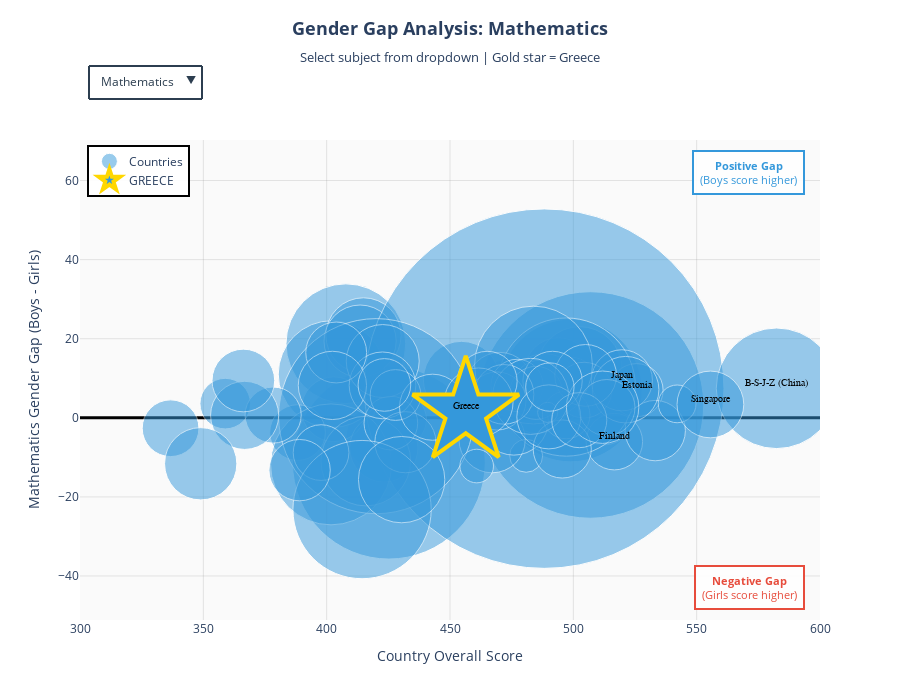

The notebook cell this image was saved under:
### Code cell
# Interactive Plot 2: Gender Gap Analysis - Subject Selector
# Prepare comprehensive data for scatter plot
scatter_data = []

for country in df_clean['CNT'].unique():
    country_df = df_clean[df_clean['CNT'] == country]

    # Calculate overall score
    overall_score = country_scores.loc[country, 'Overall']
    n_students = len(country_df)

    # Get gender gaps for each subject
    math_gap = gender_gap.loc[country, 'Math_Gap']
    reading_gap = gender_gap.loc[country, 'Reading_Gap']
    science_gap = gender_gap.loc[country, 'Science_Gap']

    scatter_data.append({
        'Country': country,
        'Overall_Score': overall_score,
        'Math_Gap': math_gap,
        'Reading_Gap': reading_gap,
        'Science_Gap': science_gap,
        'N_Students': n_students,
        'Is_Greece': 'Greece' if country == 'Greece' else 'Other'
    })

scatter_df = pd.DataFrame(scatter_data)

# Create animated scatter plot using Plotly
fig2 = go.Figure()

# Add trace for each subject with animation buttons
subjects = [('Math_Gap', 'Mathematics', '#3498db'),
            ('Reading_Gap', 'Reading', '#e74c3c'),
            ('Science_Gap', 'Science', '#2ecc71')]

# Countries to label (Greece + top 5 performers)
countries_to_label = ['Greece', 'B-S-J-Z (China)', 'Singapore', 'Estonia', 'Finland', 'Japan']

for i, (gap_col, subject_name, color) in enumerate(subjects):
    # Create separate traces for Greece and other countries
    other_countries = scatter_df[scatter_df['Is_Greece'] == 'Other']
    greece_data = scatter_df[scatter_df['Is_Greece'] == 'Greece']

    # Other countries trace (bubbles only)
    fig2.add_trace(go.Scatter(
        x=other_countries['Overall_Score'],
        y=other_countries[gap_col],
        mode='markers',
        name='Countries',
        marker=dict(
            size=other_countries['N_Students'] / 100,
            color=color,
            opacity=0.5,
            line=dict(width=1, color='white'),
            sizemode='diameter',
            sizemin=5
        ),
        text=other_countries['Country'],
        hovertemplate='<b>%{text}</b><br>' +
                     'Overall Score: %{x:.1f}<br>' +
                     f'{subject_name} Gap: %{{y:.1f}}<br>' +
                     '<extra></extra>',
        visible=(i == 0),
        showlegend=True
    ))

    # Greece trace (highlighted star)
    fig2.add_trace(go.Scatter(
        x=greece_data['Overall_Score'],
        y=greece_data[gap_col],
        mode='markers',
        name='GREECE',
        marker=dict(
            size=greece_data['N_Students'] / 80,
            color=color,
            opacity=1.0,
            line=dict(width=4, color='#FFD700'),
            sizemode='diameter',
            symbol='star'
        ),
        text=greece_data['Country'],
        hovertemplate='<b>GREECE</b><br>' +
                     'Overall Score: %{x:.1f}<br>' +
                     f'{subject_name} Gap: %{{y:.1f}}<br>' +
                     '<extra></extra>',
        visible=(i == 0),
        showlegend=True
    ))

    # Add country labels for key countries (text annotations)
    labeled_countries = scatter_df[scatter_df['Country'].isin(countries_to_label)]
    fig2.add_trace(go.Scatter(
        x=labeled_countries['Overall_Score'],
        y=labeled_countries[gap_col],
        mode='text',
        name='Country Labels',
        text=labeled_countries['Country'],
        textposition='top center',
        textfont=dict(
            size=10,
            color='black',
            family='Arial Black'
        ),
        hoverinfo='skip',
        visible=(i == 0),
        showlegend=False
    ))

# Create buttons for subject selection
buttons = []
for i, (gap_col, subject_name, color) in enumerate(subjects):
    # Calculate which traces should be visible (3 traces per subject: countries + Greece + labels)
    visible_array = [False] * (len(subjects) * 3)
    visible_array[i * 3] = True      # Countries trace
    visible_array[i * 3 + 1] = True  # Greece trace
    visible_array[i * 3 + 2] = True  # Labels trace

    buttons.append(dict(
        label=f'{subject_name}',
        method='update',
        args=[
            {'visible': visible_array},
            {'title': f'<b>Gender Gap Analysis: {subject_name}</b><br>' +
                     '<sub>Select subject from dropdown | Gold star = Greece</sub>',
             'yaxis': {'title': f'{subject_name} Gender Gap (Boys - Girls)', 
                      'showgrid': True, 'gridcolor': 'rgba(128, 128, 128, 0.2)',
                      'zeroline': True, 'zerolinewidth': 3, 'zerolinecolor': 'black'}}
        ]
    ))

# Update layout - Dropdown positioned ABOVE the plot
fig2.update_layout(
    title={
        'text': '<b>Gender Gap Analysis: Mathematics</b><br>' +
               '<sub>Select subject from dropdown | Gold star = Greece</sub>',
        'y': 0.95,
        'x': 0.5,
        'xanchor': 'center',
        'yanchor': 'top',
        'font': {'size': 18}
    },
    xaxis={
        'title': 'Country Overall Score',
        'showgrid': True,
        'gridcolor': 'rgba(128, 128, 128, 0.2)',
        'range': [300, 600]
    },
    yaxis={
        'title': 'Mathematics Gender Gap (Boys - Girls)',
        'showgrid': True,
        'gridcolor': 'rgba(128, 128, 128, 0.2)',
        'zeroline': True,
        'zerolinewidth': 3,
        'zerolinecolor': 'black'
    },
    height=700,
    margin=dict(t=140),
    hovermode='closest',
    plot_bgcolor='rgba(250, 250, 250, 0.9)',
    showlegend=True,
    legend=dict(
        yanchor="top",
        y=0.99,
        xanchor="left",
        x=0.01,
        bgcolor="rgba(255, 255, 255, 0.95)",
        bordercolor="Black",
        borderwidth=2
    ),
    updatemenus=[
        dict(
            active=0,
            buttons=buttons,
            direction='down',
            pad={"r": 10, "t": 10},
            showactive=True,
            x=0.01,
            xanchor='left',
            y=1.18,
            yanchor='top',
            bgcolor='rgba(255, 255, 255, 0.95)',
            bordercolor='#2c3e50',
            borderwidth=2,
            font=dict(size=12, color='#2c3e50')
        )
    ],
    annotations=[
        dict(
            text='<b>Positive Gap</b><br>(Boys score higher)',
            xref='paper', yref='paper',
            x=0.98, y=0.98,
            xanchor='right', yanchor='top',
            showarrow=False,
            font=dict(size=11, color='#3498db'),
            bgcolor='rgba(255, 255, 255, 0.9)',
            bordercolor='#3498db',
            borderwidth=2,
            borderpad=6
        ),
        dict(
            text='<b>Negative Gap</b><br>(Girls score higher)',
            xref='paper', yref='paper',
            x=0.98, y=0.02,
            xanchor='right', yanchor='bottom',
            showarrow=False,
            font=dict(size=11, color='#e74c3c'),
            bgcolor='rgba(255, 255, 255, 0.9)',
            bordercolor='#e74c3c',
            borderwidth=2,
            borderpad=6
        )
    ]
)

fig2.show()
print("\n✓ Interactive Plot 2: Gender Gap Scatter Plot")
print("   Switch between: Mathematics | Reading | Science")
print("   Bubble size = Number of students | Greece = Gold star")

### Figure 1 — Plotly figure (JSON) as saved in the notebook; plotly's stock layout.template omitted (floating-point values rounded to 4 significant figures)
{"data": [{"hovertemplate": "<b>%{text}</b><br>Overall Score: %{x:.1f}<br>Mathematics Gap: %{y:.1f}<br><extra></extra>", "marker": {"color": "#3498db", "line": {"color": "white", "width": 1}, "opacity": 0.5, "size": [63.59, 192.8, 119.8, 142.7, 68.02, 84.75, 52.94, 64.8, 58.03, 106.9, 68.28, 226.5, 58.22, 76.21, 75.22, 72.21, 70.19, 54.51, 76.57, 56.74, 359.4, 53.16, 56.49, 63.08, 138.2, 55.72, 60.37, 66.09, 51.32, 121.0, 55.77, 32.96, 66.23, 117.8, 89.63, 61.09, 195.1, 66.5, 50.58, 56.14, 68.85, 52.3, 53.03, 37.75, 68.14, 53.67, 72.99, 55.69, 33.63, 66.66, 61.11, 47.65, 58.13, 61.73, 62.7, 60.86, 72.33, 56.25, 59.32, 138.3, 68.27, 120.6, 20.16, 58.16, 50.75, 76.08, 61.36, 66.76, 66.09, 59.65, 64.01, 55.04, 72.43, 86.33, 68.9, 59.98, 52.63, 48.38], "sizemin": 5, "sizemode": "diameter"}, "mode": "markers", "name": "Countries", "showlegend": true, "text": ["Albania", "United Arab Emirates", "Argentina", "Australia", "Austria", "Belgium", "Bulgaria", "Bosnia and Herzegovina", "Belarus", "Brazil", "Brunei Darussalam", "Canada", "Switzerland", "Chile", "Colombia", "Costa Rica", "Czech Republic", "Germany", "Denmark", "Dominican Republic", "Spain", "Estonia", "Finland", "France", "United Kingdom", "Georgia", "Hong Kong", "Croatia", "Hungary", "Indonesia", "Ireland", "Iceland", "Israel", "Italy", "Jordan", "Japan", "Kazakhstan", "Korea", "Kosovo", "Lebanon", "Lithuania", "Luxembourg", "Latvia", "Macao", "Morocco", "Moldova", "Mexico", "North Macedonia", "Malta", "Montenegro", "Malaysia", "Netherlands", "Norway", "New Zealand", "Panama", "Peru", "Philippines", "Poland", "Portugal", "Qatar", "Baku (Azerbaijan)", "B-S-J-Z (China)", "Moscow Region (RUS)", "Tatarstan (RUS)", "Romania", "Russian Federation", "Saudi Arabia", "Singapore", "Serbia", "Slovak Republic", "Slovenia", "Sweden", "Chinese Taipei", "Thailand", "Turkey", "Ukraine", "Uruguay", "United States"], "type": "scatter", "visible": true, "x": [420.8, 425.2, 407.8, 498.9, 494.0, 502.5, 429.7, 402.9, 473.8, 402.0, 423.2, 506.9, 498.5, 454.6, 414.9, 413.6, 511.8, 502.5, 488.3, 336.7, 488.2, 525.6, 516.6, 485.3, 497.2, 388.2, 533.2, 470.2, 486.2, 401.8, 504.3, 480.9, 467.1, 483.9, 415.9, 519.7, 420.1, 521.2, 358.9, 378.3, 475.9, 477.2, 484.9, 542.1, 366.7, 426.0, 422.7, 397.7, 460.8, 422.6, 431.9, 497.1, 495.5, 505.0, 366.2, 403.9, 348.9, 513.6, 491.6, 414.4, 402.3, 582.4, 489.6, 469.0, 427.9, 482.7, 389.0, 555.6, 442.9, 471.9, 490.1, 502.4, 511.9, 430.4, 461.6, 465.1, 423.4, 490.5], "y": [-4.9, -11.35, 18.73, 6.9, 11.64, 12.33, -0.44, 2.17, 7.55, 11.03, -7.62, 3.24, 8.02, 9.7, 20.84, 19.39, 1.97, 7.12, 6.51, -2.64, 7.37, 6.98, -6.04, 4.02, 7.77, -3.74, -3.24, 8.18, 8.02, -11.78, 6.99, -9.61, -5.54, 13.33, -10.95, 9.48, 0.41, 7.11, 3.58, 0.69, -0.74, 8.18, 6.3, 3.52, 0.61, -1.35, 14.35, -8.8, -12.2, 8.21, -6.18, 0.72, -7.89, 10.72, 9.43, 16.51, -11.63, 2.56, 9.32, -23.21, 8.19, 7.46, 1.37, 4.25, 5.76, 5.41, -13.24, 3.37, 2.67, 5.92, 0.23, -0.6, 2.67, -15.64, 3.89, 9.23, 8.31, 7.77]}, {"hovertemplate": "<b>GREECE</b><br>Overall Score: %{x:.1f}<br>Mathematics Gap: %{y:.1f}<br><extra></extra>", "marker": {"color": "#3498db", "line": {"color": "#FFD700", "width": 4}, "opacity": 1, "size": [80.04], "sizemode": "diameter", "symbol": "star"}, "mode": "markers", "name": "GREECE", "showlegend": true, "text": ["Greece"], "type": "scatter", "visible": true, "x": [456.4], "y": [1.49]}, {"hoverinfo": "skip", "mode": "text", "name": "Country Labels", "showlegend": false, "text": ["Estonia", "Finland", "Greece", "Japan", "B-S-J-Z (China)", "Singapore"], "textfont": {"color": "black", "family": "Arial Black", "size": 10}, "textposition": "top center", "type": "scatter", "visible": true, "x": [525.6, 516.6, 456.4, 519.7, 582.4, 555.6], "y": [6.98, -6.04, 1.49, 9.48, 7.46, 3.37]}, {"hovertemplate": "<b>%{text}</b><br>Overall Score: %{x:.1f}<br>Reading Gap: %{y:.1f}<br><extra></extra>", "marker": {"color": "#e74c3c", "line": {"color": "white", "width": 1}, "opacity": 0.5, "size": [63.59, 192.8, 119.8, 142.7, 68.02, 84.75, 52.94, 64.8, 58.03, 106.9, 68.28, 226.5, 58.22, 76.21, 75.22, 72.21, 70.19, 54.51, 76.57, 56.74, 359.4, 53.16, 56.49, 63.08, 138.2, 55.72, 60.37, 66.09, 51.32, 121.0, 55.77, 32.96, 66.23, 117.8, 89.63, 61.09, 195.1, 66.5, 50.58, 56.14, 68.85, 52.3, 53.03, 37.75, 68.14, 53.67, 72.99, 55.69, 33.63, 66.66, 61.11, 47.65, 58.13, 61.73, 62.7, 60.86, 72.33, 56.25, 59.32, 138.3, 68.27, 120.6, 20.16, 58.16, 50.75, 76.08, 61.36, 66.76, 66.09, 59.65, 64.01, 55.04, 72.43, 86.33, 68.9, 59.98, 52.63, 48.38], "sizemin": 5, "sizemode": "diameter"}, "mode": "markers", "name": "Countries", "showlegend": true, "text": ["Albania", "United Arab Emirates", "Argentina", "Australia", "Austria", "Belgium", "Bulgaria", "Bosnia and Herzegovina", "Belarus", "Brazil", "Brunei Darussalam", "Canada", "Switzerland", "Chile", "Colombia", "Costa Rica", "Czech Republic", "Germany", "Denmark", "Dominican Republic", "Spain", "Estonia", "Finland", "France", "United Kingdom", "Georgia", "Hong Kong", "Croatia", "Hungary", "Indonesia", "Ireland", "Iceland", "Israel", "Italy", "Jordan", "Japan", "Kazakhstan", "Korea", "Kosovo", "Lebanon", "Lithuania", "Luxembourg", "Latvia", "Macao", "Morocco", "Moldova", "Mexico", "North Macedonia", "Malta", "Montenegro", "Malaysia", "Netherlands", "Norway", "New Zealand", "Panama", "Peru", "Philippines", "Poland", "Portugal", "Qatar", "Baku (Azerbaijan)", "B-S-J-Z (China)", "Moscow Region (RUS)", "Tatarstan (RUS)", "Romania", "Russian Federation", "Saudi Arabia", "Singapore", "Serbia", "Slovak Republic", "Slovenia", "Sweden", "Chinese Taipei", "Thailand", "Turkey", "Ukraine", "Uruguay", "United States"], "type": "scatter", "visible": false, "x": [420.8, 425.2, 407.8, 498.9, 494.0, 502.5, 429.7, 402.9, 473.8, 402.0, 423.2, 506.9, 498.5, 454.6, 414.9, 413.6, 511.8, 502.5, 488.3, 336.7, 488.2, 525.6, 516.6, 485.3, 497.2, 388.2, 533.2, 470.2, 486.2, 401.8, 504.3, 480.9, 467.1, 483.9, 415.9, 519.7, 420.1, 521.2, 358.9, 378.3, 475.9, 477.2, 484.9, 542.1, 366.7, 426.0, 422.7, 397.7, 460.8, 422.6, 431.9, 497.1, 495.5, 505.0, 366.2, 403.9, 348.9, 513.6, 491.6, 414.4, 402.3, 582.4, 489.6, 469.0, 427.9, 482.7, 389.0, 555.6, 442.9, 471.9, 490.1, 502.4, 511.9, 430.4, 461.6, 465.1, 423.4, 490.5], "y": [-37.4, -57.21, -12.71, -30.65, -30.07, -21.44, -39.35, -29.96, -21.55, -21.96, -29.76, -30.69, -29.69, -16.64, -8.9, -12.91, -35.2, -25.48, -25.56, -30.24, -25, -32.72, -51.53, -26.79, -23.02, -37.52, -32, -33.54, -27.96, -28.86, -22.24, -40.15, -44.44, -26.31, -54.29, -20.99, -27.87, -20.72, -26.28, -28.37, -36.21, -28.64, -33.71, -22.34, -26.17, -39.36, -10.17, -50.6, -47.68, -30.82, -25.22, -29, -48.18, -28.19, -12.35, -10.67, -26.66, -32.62, -25.04, -64.27, -25.16, -15.8, -31.83, -26.33, -33.19, -24.97, -54.73, -23.97, -36.87, -33.06, -45.45, -34.13, -22.61, -36.9, -26.81, -31.3, -22.46, -24.09]}, {"hovertemplate": "<b>GREECE</b><br>Overall Score: %{x:.1f}<br>Reading Gap: %{y:.1f}<br><extra></extra>", "marker": {"color": "#e74c3c", "line": {"color": "#FFD700", "width": 4}, "opacity": 1, "size": [80.04], "sizemode": "diameter", "symbol": "star"}, "mode": "markers", "name": "GREECE", "showlegend": true, "text": ["Greece"], "type": "scatter", "visible": false, "x": [456.4], "y": [-40.67]}, {"hoverinfo": "skip", "mode": "text", "name": "Country Labels", "showlegend": false, "text": ["Estonia", "Finland", "Greece", "Japan", "B-S-J-Z (China)", "Singapore"], "textfont": {"color": "black", "family": "Arial Black", "size": 10}, "textposition": "top center", "type": "scatter", "visible": false, "x": [525.6, 516.6, 456.4, 519.7, 582.4, 555.6], "y": [-32.72, -51.53, -40.67, -20.99, -15.8, -23.97]}, {"hovertemplate": "<b>%{text}</b><br>Overall Score: %{x:.1f}<br>Science Gap: %{y:.1f}<br><extra></extra>", "marker": {"color": "#2ecc71", "line": {"color": "white", "width": 1}, "opacity": 0.5, "size": [63.59, 192.8, 119.8, 142.7, 68.02, 84.75, 52.94, 64.8, 58.03, 106.9, 68.28, 226.5, 58.22, 76.21, 75.22, 72.21, 70.19, 54.51, 76.57, 56.74, 359.4, 53.16, 56.49, 63.08, 138.2, 55.72, 60.37, 66.09, 51.32, 121.0, 55.77, 32.96, 66.23, 117.8, 89.63, 61.09, 195.1, 66.5, 50.58, 56.14, 68.85, 52.3, 53.03, 37.75, 68.14, 53.67, 72.99, 55.69, 33.63, 66.66, 61.11, 47.65, 58.13, 61.73, 62.7, 60.86, 72.33, 56.25, 59.32, 138.3, 68.27, 120.6, 20.16, 58.16, 50.75, 76.08, 61.36, 66.76, 66.09, 59.65, 64.01, 55.04, 72.43, 86.33, 68.9, 59.98, 52.63, 48.38], "sizemin": 5, "sizemode": "diameter"}, "mode": "markers", "name": "Countries", "showlegend": true, "text": ["Albania", "United Arab Emirates", "Argentina", "Australia", "Austria", "Belgium", "Bulgaria", "Bosnia and Herzegovina", "Belarus", "Brazil", "Brunei Darussalam", "Canada", "Switzerland", "Chile", "Colombia", "Costa Rica", "Czech Republic", "Germany", "Denmark", "Dominican Republic", "Spain", "Estonia", "Finland", "France", "United Kingdom", "Georgia", "Hong Kong", "Croatia", "Hungary", "Indonesia", "Ireland", "Iceland", "Israel", "Italy", "Jordan", "Japan", "Kazakhstan", "Korea", "Kosovo", "Lebanon", "Lithuania", "Luxembourg", "Latvia", "Macao", "Morocco", "Moldova", "Mexico", "North Macedonia", "Malta", "Montenegro", "Malaysia", "Netherlands", "Norway", "New Zealand", "Panama", "Peru", "Philippines", "Poland", "Portugal", "Qatar", "Baku (Azerbaijan)", "B-S-J-Z (China)", "Moscow Region (RUS)", "Tatarstan (RUS)", "Romania", "Russian Federation", "Saudi Arabia", "Singapore", "Serbia", "Slovak Republic", "Slovenia", "Sweden", "Chinese Taipei", "Thailand", "Turkey", "Ukraine", "Uruguay", "United States"], "type": "scatter", "visible": false, "x": [420.8, 425.2, 407.8, 498.9, 494.0, 502.5, 429.7, 402.9, 473.8, 402.0, 423.2, 506.9, 498.5, 454.6, 414.9, 413.6, 511.8, 502.5, 488.3, 336.7, 488.2, 525.6, 516.6, 485.3, 497.2, 388.2, 533.2, 470.2, 486.2, 401.8, 504.3, 480.9, 467.1, 483.9, 415.9, 519.7, 420.1, 521.2, 358.9, 378.3, 475.9, 477.2, 484.9, 542.1, 366.7, 426.0, 422.7, 397.7, 460.8, 422.6, 431.9, 497.1, 495.5, 505.0, 366.2, 403.9, 348.9, 513.6, 491.6, 414.4, 402.3, 582.4, 489.6, 469.0, 427.9, 482.7, 389.0, 555.6, 442.9, 471.9, 490.1, 502.4, 511.9, 430.4, 461.6, 465.1, 423.4, 490.5], "y": [-16.26, -27.29, 12.66, 1.87, 1.41, 4.99, -14.16, -0.86, 3.96, 1.78, -7.11, -4.92, -0.03, 5.5, 14.11, 11.14, -3.31, -0.87, 0.98, -8.81, 3.02, -7.02, -24.14, -2.81, -1.52, -13.71, -7.09, -4.47, 5.14, -9.87, -0.39, -8.05, -16.1, 1.9, -32.83, 2.2, -8.56, 6.58, -6.1, -4.4, -4.36, -3.88, -9.55, -2.12, -9.28, -10.42, 9.9, -19.25, -20.27, -4.88, -5.65, -8.4, -11.67, 2.77, 1.64, 13.19, -3.53, 0.2, 4.45, -38.21, -4.93, 8.12, -6.24, -1.66, -0.32, -0.36, -29.19, 2.87, -5.61, -3.98, -13.26, -6.78, 0.29, -18.95, -8.62, 3.73, 3.5, 0.19]}, {"hovertemplate": "<b>GREECE</b><br>Overall Score: %{x:.1f}<br>Science Gap: %{y:.1f}<br><extra></extra>", "marker": {"color": "#2ecc71", "line": {"color": "#FFD700", "width": 4}, "opacity": 1, "size": [80.04], "sizemode": "diameter", "symbol": "star"}, "mode": "markers", "name": "GREECE", "showlegend": true, "text": ["Greece"], "type": "scatter", "visible": false, "x": [456.4], "y": [-10.45]}, {"hoverinfo": "skip", "mode": "text", "name": "Country Labels", "showlegend": false, "text": ["Estonia", "Finland", "Greece", "Japan", "B-S-J-Z (China)", "Singapore"], "textfont": {"color": "black", "family": "Arial Black", "size": 10}, "textposition": "top center", "type": "scatter", "visible": false, "x": [525.6, 516.6, 456.4, 519.7, 582.4, 555.6], "y": [-7.02, -24.14, -10.45, 2.2, 8.12, 2.87]}], "layout": {"annotations": [{"bgcolor": "rgba(255, 255, 255, 0.9)", "bordercolor": "#3498db", "borderpad": 6, "borderwidth": 2, "font": {"color": "#3498db", "size": 11}, "showarrow": false, "text": "<b>Positive Gap</b><br>(Boys score higher)", "x": 0.98, "xanchor": "right", "xref": "paper", "y": 0.98, "yanchor": "top", "yref": "paper"}, {"bgcolor": "rgba(255, 255, 255, 0.9)", "bordercolor": "#e74c3c", "borderpad": 6, "borderwidth": 2, "font": {"color": "#e74c3c", "size": 11}, "showarrow": false, "text": "<b>Negative Gap</b><br>(Girls score higher)", "x": 0.98, "xanchor": "right", "xref": "paper", "y": 0.02, "yanchor": "bottom", "yref": "paper"}], "height": 700, "hovermode": "closest", "legend": {"bgcolor": "rgba(255, 255, 255, 0.95)", "bordercolor": "Black", "borderwidth": 2, "x": 0.01, "xanchor": "left", "y": 0.99, "yanchor": "top"}, "margin": {"t": 140}, "plot_bgcolor": "rgba(250, 250, 250, 0.9)", "showlegend": true, "title": {"font": {"size": 18}, "text": "<b>Gender Gap Analysis: Mathematics</b><br><sub>Select subject from dropdown | Gold star = Greece</sub>", "x": 0.5, "xanchor": "center", "y": 0.95, "yanchor": "top"}, "updatemenus": [{"active": 0, "bgcolor": "rgba(255, 255, 255, 0.95)", "bordercolor": "#2c3e50", "borderwidth": 2, "buttons": [{"args": [{"visible": [true, true, true, false, false, false, false, false, false]}, {"title": "<b>Gender Gap Analysis: Mathematics</b><br><sub>Select subject from dropdown | Gold star = Greece</sub>", "yaxis": {"gridcolor": "rgba(128, 128, 128, 0.2)", "showgrid": true, "title": "Mathematics Gender Gap (Boys - Girls)", "zeroline": true, "zerolinecolor": "black", "zerolinewidth": 3}}], "label": "Mathematics", "method": "update"}, {"args": [{"visible": [false, false, false, true, true, true, false, false, false]}, {"title": "<b>Gender Gap Analysis: Reading</b><br><sub>Select subject from dropdown | Gold star = Greece</sub>", "yaxis": {"gridcolor": "rgba(128, 128, 128, 0.2)", "showgrid": true, "title": "Reading Gender Gap (Boys - Girls)", "zeroline": true, "zerolinecolor": "black", "zerolinewidth": 3}}], "label": "Reading", "method": "update"}, {"args": [{"visible": [false, false, false, false, false, false, true, true, true]}, {"title": "<b>Gender Gap Analysis: Science</b><br><sub>Select subject from dropdown | Gold star = Greece</sub>", "yaxis": {"gridcolor": "rgba(128, 128, 128, 0.2)", "showgrid": true, "title": "Science Gender Gap (Boys - Girls)", "zeroline": true, "zerolinecolor": "black", "zerolinewidth": 3}}], "label": "Science", "method": "update"}], "direction": "down", "font": {"color": "#2c3e50", "size": 12}, "pad": {"r": 10, "t": 10}, "showactive": true, "x": 0.01, "xanchor": "left", "y": 1.18, "yanchor": "top"}], "xaxis": {"gridcolor": "rgba(128, 128, 128, 0.2)", "range": [300, 600], "showgrid": true, "title": {"text": "Country Overall Score"}}, "yaxis": {"gridcolor": "rgba(128, 128, 128, 0.2)", "showgrid": true, "title": {"text": "Mathematics Gender Gap (Boys - Girls)"}, "zeroline": true, "zerolinecolor": "black", "zerolinewidth": 3}}}
